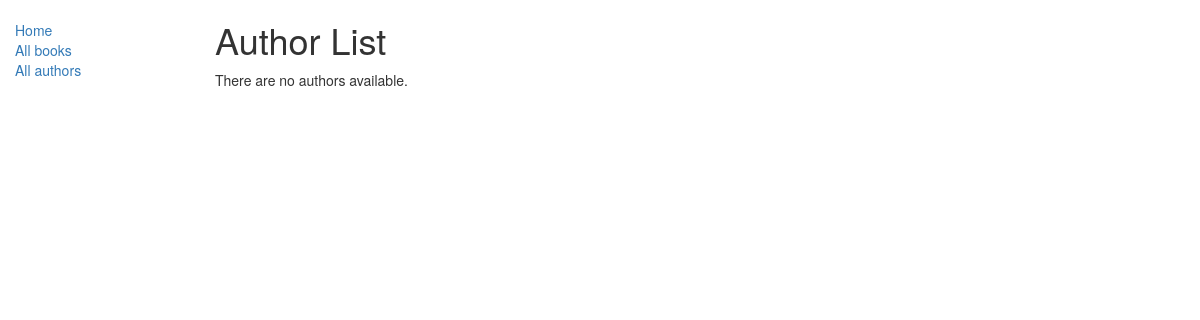
Page /catalog/authors/ on the earlier database version.
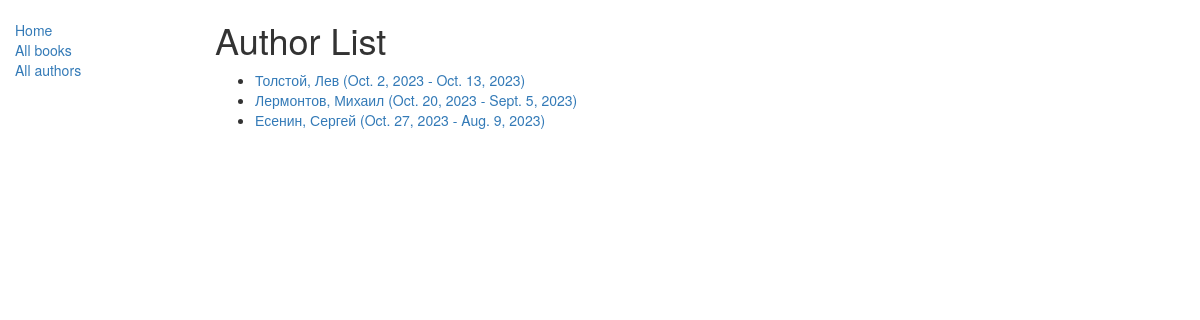
Same page on the later database version.
### catalog/models.py (models this page shows)
class Author(models.Model):
    first_name = models.CharField(max_length=100)
    last_name = models.CharField(max_length=100)
    date_of_birth = models.DateField(null=True, blank=True)
    date_of_death = models.DateField('Died', null=True, blank=True)
    def get_absolute_url(self):
        return reverse('author-detail', args=[str(self.id)])
    def __str__(self):
        return '%s, %s' % (self.last_name, self.first_name)

### catalog/views.py (the view)
# urls.py: path('authors/', views.AuthorListView.as_view(), name='authors'),
class AuthorListView(generic.ListView):
    model = Author
    paginate_by = 10

### catalog/templates/catalog/author_list.html
{% extends "base_generic.html" %}
{% block content %}
<h1>Author List</h1>
{% if author_list %}
  <ul>
  {% for author in author_list %}
    <li>
      <a href="{{ author.get_absolute_url }}">
      {{ author }} ({{author.date_of_birth}} - {% if author.date_of_death %}{{author.date_of_death}}{% endif %})
      </a>
    </li>
  {% endfor %}
 </ul>
{% else %}
  <p>There are no authors available.</p>
{% endif %}
{% endblock %}

Differences in the rows shown:
added Author: last_name+first_name "Толстой, Лев", date_of_birth "Oct. 2, 2023", date_of_death "Oct. 13, 2023"
added Author: last_name+first_name "Лермонтов, Михаил", date_of_birth "Oct. 20, 2023", date_of_death "Sept. 5, 2023"
added Author: last_name+first_name "Есенин, Сергей", date_of_birth "Oct. 27, 2023", date_of_death "Aug. 9, 2023"
Other differences:
text no longer shown: "There are no authors available."
